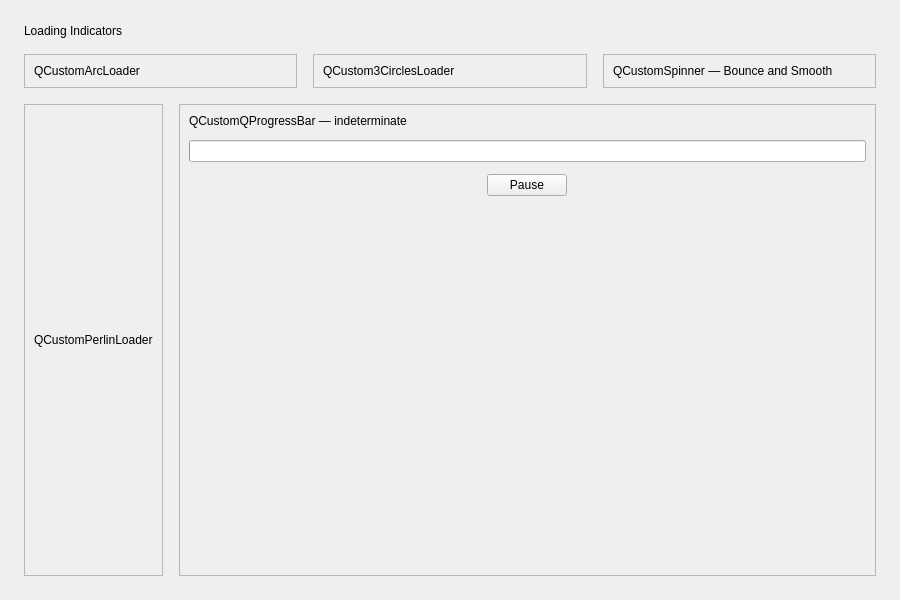
<?xml version="1.0" encoding="UTF-8"?>
<ui version="4.0">
 <class>MainWindow</class>
 <widget class="QMainWindow" name="MainWindow">
  <property name="geometry">
   <rect>
    <x>0</x>
    <y>0</y>
    <width>900</width>
    <height>600</height>
   </rect>
  </property>
  <property name="windowTitle">
   <string>Loading Indicators</string>
  </property>
  <widget class="QWidget" name="centralwidget">
   <layout class="QVBoxLayout" name="mainLayout">
    <property name="spacing">
     <number>16</number>
    </property>
    <property name="leftMargin">
     <number>24</number>
    </property>
    <property name="topMargin">
     <number>24</number>
    </property>
    <property name="rightMargin">
     <number>24</number>
    </property>
    <property name="bottomMargin">
     <number>24</number>
    </property>
    <item>
     <widget class="QLabel" name="titleLabel">
      <property name="text">
       <string>Loading Indicators</string>
      </property>
     </widget>
    </item>
    <item>
     <layout class="QHBoxLayout" name="topRow">
      <property name="spacing">
       <number>16</number>
      </property>
      <item>
       <widget class="QFrame" name="arcCard">
        <property name="frameShape">
         <enum>QFrame::StyledPanel</enum>
        </property>
        <layout class="QVBoxLayout" name="arcCardLayout">
         <property name="spacing">
          <number>8</number>
         </property>
         <item>
          <widget class="QLabel" name="arcLabel">
           <property name="text">
            <string>QCustomArcLoader</string>
           </property>
          </widget>
         </item>
         <item>
          <layout class="QVBoxLayout" name="arcHolder"/>
         </item>
        </layout>
       </widget>
      </item>
      <item>
       <widget class="QFrame" name="circlesCard">
        <property name="frameShape">
         <enum>QFrame::StyledPanel</enum>
        </property>
        <layout class="QVBoxLayout" name="circlesCardLayout">
         <property name="spacing">
          <number>8</number>
         </property>
         <item>
          <widget class="QLabel" name="circlesLabel">
           <property name="text">
            <string>QCustom3CirclesLoader</string>
           </property>
          </widget>
         </item>
         <item>
          <layout class="QVBoxLayout" name="circlesHolder"/>
         </item>
        </layout>
       </widget>
      </item>
      <item>
       <widget class="QFrame" name="spinnerCard">
        <property name="frameShape">
         <enum>QFrame::StyledPanel</enum>
        </property>
        <layout class="QVBoxLayout" name="spinnerCardLayout">
         <property name="spacing">
          <number>8</number>
         </property>
         <item>
          <widget class="QLabel" name="spinnerLabel">
           <property name="text">
            <string>QCustomSpinner — Bounce and Smooth</string>
           </property>
          </widget>
         </item>
         <item>
          <layout class="QHBoxLayout" name="spinnerHolder"/>
         </item>
        </layout>
       </widget>
      </item>
     </layout>
    </item>
    <item>
     <layout class="QHBoxLayout" name="bottomRow">
      <property name="spacing">
       <number>16</number>
      </property>
      <item>
       <widget class="QFrame" name="perlinCard">
        <property name="frameShape">
         <enum>QFrame::StyledPanel</enum>
        </property>
        <layout class="QVBoxLayout" name="perlinCardLayout">
         <property name="spacing">
          <number>8</number>
         </property>
         <item>
          <widget class="QLabel" name="perlinLabel">
           <property name="text">
            <string>QCustomPerlinLoader</string>
           </property>
          </widget>
         </item>
         <item>
          <layout class="QVBoxLayout" name="perlinHolder"/>
         </item>
        </layout>
       </widget>
      </item>
      <item>
       <widget class="QFrame" name="progressCard">
        <property name="frameShape">
         <enum>QFrame::StyledPanel</enum>
        </property>
        <layout class="QVBoxLayout" name="progressCardLayout">
         <property name="spacing">
          <number>12</number>
         </property>
         <item>
          <widget class="QLabel" name="progressLabel">
           <property name="text">
            <string>QCustomQProgressBar — indeterminate</string>
           </property>
          </widget>
         </item>
         <item>
          <widget class="QCustomQProgressBar" name="inProgressBar"/>
         </item>
         <item alignment="Qt::AlignHCenter">
          <widget class="QPushButton" name="pauseButton">
           <property name="text">
            <string>Pause</string>
           </property>
          </widget>
         </item>
         <item>
          <spacer name="progressSpacer">
           <property name="orientation">
            <enum>Qt::Vertical</enum>
           </property>
           <property name="sizeHint" stdset="0">
            <size>
             <width>10</width>
             <height>10</height>
            </size>
           </property>
          </spacer>
         </item>
        </layout>
       </widget>
      </item>
     </layout>
    </item>
   </layout>
  </widget>
 </widget>
 <customwidgets>
  <customwidget>
   <class>QCustomQProgressBar</class>
   <extends>QProgressBar</extends>
   <header location="global">Custom_Widgets.QCustomLoadingIndicators.h</header>
  </customwidget>
 </customwidgets>
 <resources/>
 <connections/>
</ui>
